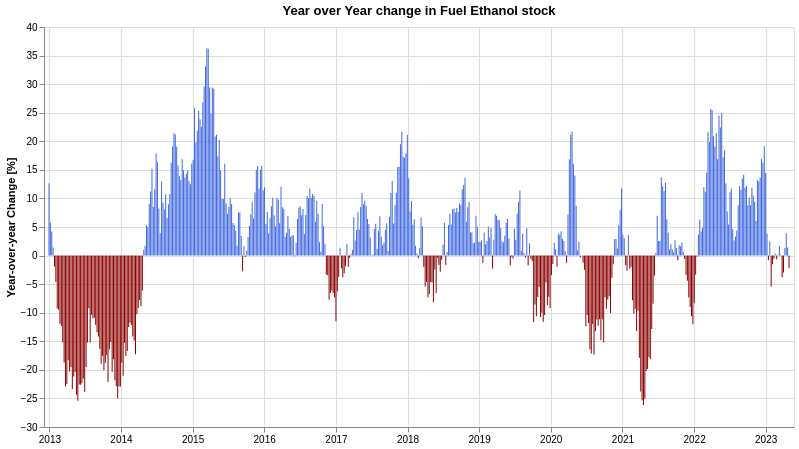

Specify this chart in Vega-Lite:
### Vega-Lite specification from a JSON file in a GitHub repository (floating-point values rounded to 4 significant figures; data arrays with more than 128 entries replaced by an {"elided": "..."} marker saying what was removed)
{"config": {"view": {"continuousWidth": 400, "continuousHeight": 300}}, "data": {"values": {"elided": "592 records"}}, "mark": {"type": "bar", "width": 1}, "encoding": {"color": {"condition": {"value": "darkred", "test": "datum['Fuel Ethanol'] < 0"}, "value": "royalblue"}, "tooltip": [{"field": "dt", "title": "", "type": "temporal"}, {"field": "Fuel Ethanol", "format": ",.02f", "title": "YoY % Change", "type": "quantitative"}], "x": {"axis": {"title": ""}, "field": "dt", "type": "temporal"}, "y": {"axis": {"title": "Year-over-year Change [%]"}, "field": "Fuel Ethanol", "type": "quantitative"}}, "height": 400, "title": "Year over Year change in Fuel Ethanol stock", "width": 750, "$schema": "https://vega.github.io/schema/vega-lite/v5.json"}
